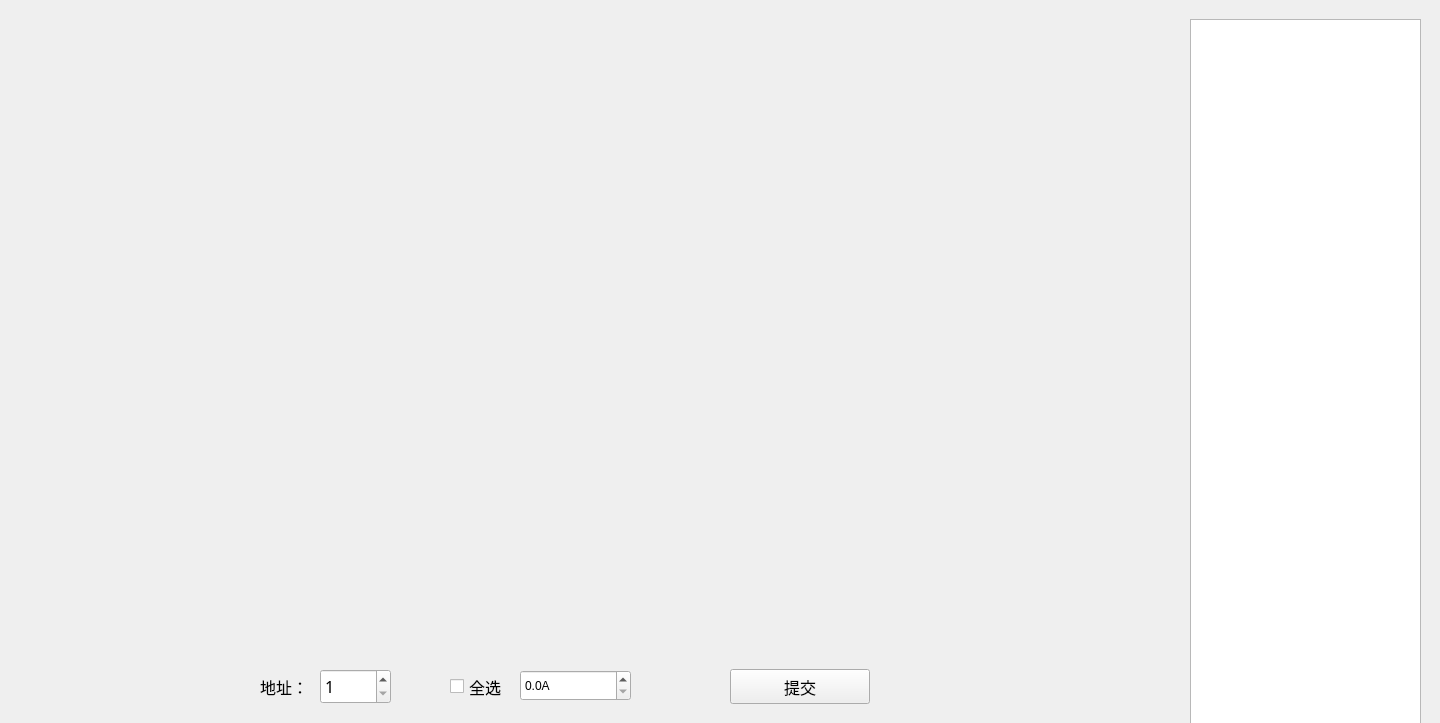
<?xml version="1.0" encoding="UTF-8"?>
<ui version="4.0">
 <class>MPDU_OutputThresholdWid</class>
 <widget class="QWidget" name="MPDU_OutputThresholdWid">
  <property name="geometry">
   <rect>
    <x>0</x>
    <y>0</y>
    <width>1440</width>
    <height>723</height>
   </rect>
  </property>
  <property name="windowTitle">
   <string>Form</string>
  </property>
  <widget class="QWidget" name="widget_13" native="true">
   <property name="geometry">
    <rect>
     <x>20</x>
     <y>339</y>
     <width>260</width>
     <height>50</height>
    </rect>
   </property>
   <property name="styleSheet">
    <string notr="true"/>
   </property>
  </widget>
  <widget class="QWidget" name="widget_3" native="true">
   <property name="geometry">
    <rect>
     <x>830</x>
     <y>19</y>
     <width>260</width>
     <height>50</height>
    </rect>
   </property>
   <property name="styleSheet">
    <string notr="true"/>
   </property>
  </widget>
  <widget class="QCheckBox" name="checkBox">
   <property name="geometry">
    <rect>
     <x>450</x>
     <y>669</y>
     <width>71</width>
     <height>35</height>
    </rect>
   </property>
   <property name="font">
    <font>
     <family>微软雅黑</family>
     <pointsize>12</pointsize>
    </font>
   </property>
   <property name="text">
    <string>全选</string>
   </property>
  </widget>
  <widget class="QWidget" name="widget_21" native="true">
   <property name="geometry">
    <rect>
     <x>830</x>
     <y>499</y>
     <width>260</width>
     <height>50</height>
    </rect>
   </property>
   <property name="styleSheet">
    <string notr="true"/>
   </property>
  </widget>
  <widget class="QWidget" name="widget_20" native="true">
   <property name="geometry">
    <rect>
     <x>430</x>
     <y>499</y>
     <width>260</width>
     <height>50</height>
    </rect>
   </property>
   <property name="styleSheet">
    <string notr="true"/>
   </property>
  </widget>
  <widget class="QWidget" name="widget_5" native="true">
   <property name="geometry">
    <rect>
     <x>430</x>
     <y>99</y>
     <width>260</width>
     <height>50</height>
    </rect>
   </property>
   <property name="styleSheet">
    <string notr="true"/>
   </property>
  </widget>
  <widget class="QWidget" name="widget_15" native="true">
   <property name="geometry">
    <rect>
     <x>830</x>
     <y>339</y>
     <width>260</width>
     <height>50</height>
    </rect>
   </property>
   <property name="styleSheet">
    <string notr="true"/>
   </property>
  </widget>
  <widget class="QWidget" name="widget_9" native="true">
   <property name="geometry">
    <rect>
     <x>830</x>
     <y>179</y>
     <width>260</width>
     <height>50</height>
    </rect>
   </property>
   <property name="styleSheet">
    <string notr="true"/>
   </property>
  </widget>
  <widget class="QWidget" name="widget_7" native="true">
   <property name="geometry">
    <rect>
     <x>20</x>
     <y>179</y>
     <width>260</width>
     <height>50</height>
    </rect>
   </property>
   <property name="styleSheet">
    <string notr="true"/>
   </property>
  </widget>
  <widget class="QWidget" name="widget_14" native="true">
   <property name="geometry">
    <rect>
     <x>430</x>
     <y>339</y>
     <width>260</width>
     <height>50</height>
    </rect>
   </property>
   <property name="styleSheet">
    <string notr="true"/>
   </property>
  </widget>
  <widget class="QWidget" name="widget_1" native="true">
   <property name="geometry">
    <rect>
     <x>20</x>
     <y>19</y>
     <width>260</width>
     <height>50</height>
    </rect>
   </property>
   <property name="styleSheet">
    <string notr="true"/>
   </property>
  </widget>
  <widget class="QWidget" name="widget_22" native="true">
   <property name="geometry">
    <rect>
     <x>20</x>
     <y>589</y>
     <width>260</width>
     <height>50</height>
    </rect>
   </property>
   <property name="styleSheet">
    <string notr="true"/>
   </property>
  </widget>
  <widget class="QTextEdit" name="textEdit">
   <property name="geometry">
    <rect>
     <x>1190</x>
     <y>19</y>
     <width>231</width>
     <height>821</height>
    </rect>
   </property>
   <property name="font">
    <font>
     <family>微软雅黑</family>
     <pointsize>12</pointsize>
    </font>
   </property>
  </widget>
  <widget class="QWidget" name="widget_16" native="true">
   <property name="geometry">
    <rect>
     <x>20</x>
     <y>419</y>
     <width>260</width>
     <height>50</height>
    </rect>
   </property>
   <property name="styleSheet">
    <string notr="true"/>
   </property>
  </widget>
  <widget class="QWidget" name="widget_6" native="true">
   <property name="geometry">
    <rect>
     <x>830</x>
     <y>99</y>
     <width>260</width>
     <height>50</height>
    </rect>
   </property>
   <property name="styleSheet">
    <string notr="true"/>
   </property>
  </widget>
  <widget class="QPushButton" name="pushButton">
   <property name="geometry">
    <rect>
     <x>730</x>
     <y>669</y>
     <width>140</width>
     <height>35</height>
    </rect>
   </property>
   <property name="font">
    <font>
     <family>微软雅黑</family>
     <pointsize>12</pointsize>
    </font>
   </property>
   <property name="text">
    <string>提交</string>
   </property>
  </widget>
  <widget class="QWidget" name="widget_24" native="true">
   <property name="geometry">
    <rect>
     <x>830</x>
     <y>589</y>
     <width>260</width>
     <height>50</height>
    </rect>
   </property>
   <property name="styleSheet">
    <string notr="true"/>
   </property>
  </widget>
  <widget class="QWidget" name="widget_10" native="true">
   <property name="geometry">
    <rect>
     <x>20</x>
     <y>259</y>
     <width>260</width>
     <height>50</height>
    </rect>
   </property>
   <property name="styleSheet">
    <string notr="true"/>
   </property>
  </widget>
  <widget class="QWidget" name="widget_23" native="true">
   <property name="geometry">
    <rect>
     <x>430</x>
     <y>589</y>
     <width>260</width>
     <height>50</height>
    </rect>
   </property>
   <property name="styleSheet">
    <string notr="true"/>
   </property>
  </widget>
  <widget class="QLabel" name="label">
   <property name="geometry">
    <rect>
     <x>260</x>
     <y>669</y>
     <width>54</width>
     <height>35</height>
    </rect>
   </property>
   <property name="font">
    <font>
     <family>微软雅黑</family>
     <pointsize>12</pointsize>
    </font>
   </property>
   <property name="text">
    <string>地址：</string>
   </property>
  </widget>
  <widget class="QWidget" name="widget_8" native="true">
   <property name="geometry">
    <rect>
     <x>430</x>
     <y>179</y>
     <width>260</width>
     <height>50</height>
    </rect>
   </property>
   <property name="styleSheet">
    <string notr="true"/>
   </property>
  </widget>
  <widget class="QWidget" name="widget_18" native="true">
   <property name="geometry">
    <rect>
     <x>830</x>
     <y>419</y>
     <width>260</width>
     <height>50</height>
    </rect>
   </property>
   <property name="styleSheet">
    <string notr="true"/>
   </property>
  </widget>
  <widget class="QWidget" name="widget_17" native="true">
   <property name="geometry">
    <rect>
     <x>430</x>
     <y>419</y>
     <width>260</width>
     <height>50</height>
    </rect>
   </property>
   <property name="styleSheet">
    <string notr="true"/>
   </property>
  </widget>
  <widget class="QWidget" name="widget_2" native="true">
   <property name="geometry">
    <rect>
     <x>430</x>
     <y>19</y>
     <width>260</width>
     <height>50</height>
    </rect>
   </property>
   <property name="styleSheet">
    <string notr="true"/>
   </property>
  </widget>
  <widget class="QWidget" name="widget_12" native="true">
   <property name="geometry">
    <rect>
     <x>830</x>
     <y>259</y>
     <width>260</width>
     <height>50</height>
    </rect>
   </property>
   <property name="styleSheet">
    <string notr="true"/>
   </property>
  </widget>
  <widget class="QSpinBox" name="spinBox">
   <property name="geometry">
    <rect>
     <x>320</x>
     <y>669</y>
     <width>71</width>
     <height>35</height>
    </rect>
   </property>
   <property name="font">
    <font>
     <family>微软雅黑</family>
     <pointsize>12</pointsize>
    </font>
   </property>
   <property name="minimum">
    <number>1</number>
   </property>
  </widget>
  <widget class="QWidget" name="widget_4" native="true">
   <property name="geometry">
    <rect>
     <x>20</x>
     <y>99</y>
     <width>260</width>
     <height>50</height>
    </rect>
   </property>
   <property name="styleSheet">
    <string notr="true"/>
   </property>
  </widget>
  <widget class="QWidget" name="widget_11" native="true">
   <property name="geometry">
    <rect>
     <x>430</x>
     <y>259</y>
     <width>260</width>
     <height>50</height>
    </rect>
   </property>
   <property name="styleSheet">
    <string notr="true"/>
   </property>
  </widget>
  <widget class="QWidget" name="widget_19" native="true">
   <property name="geometry">
    <rect>
     <x>20</x>
     <y>499</y>
     <width>260</width>
     <height>50</height>
    </rect>
   </property>
   <property name="styleSheet">
    <string notr="true"/>
   </property>
  </widget>
  <widget class="QDoubleSpinBox" name="curDoubleSpinBox">
   <property name="geometry">
    <rect>
     <x>520</x>
     <y>670</y>
     <width>111</width>
     <height>31</height>
    </rect>
   </property>
   <property name="suffix">
    <string>A</string>
   </property>
   <property name="decimals">
    <number>1</number>
   </property>
  </widget>
 </widget>
 <resources/>
 <connections/>
</ui>
